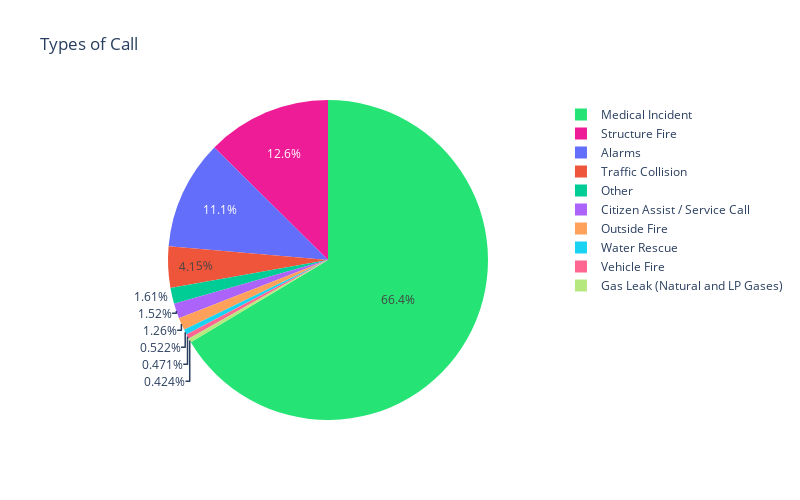

The code cell stored with this chart in its notebook:
### Code cell
pie_visual = go.Pie(labels=call, values=incident_count, marker=dict(colors=['#25e475', '#ee1c96',]))

layout = go.Layout(title='Types of Call', width=800, height=500)
fig = go.Figure(data=[pie_visual], layout=layout)
iplot(fig)

### Figure 1 — Plotly figure (JSON) as saved in the notebook; plotly's stock layout.template omitted (floating-point values rounded to 4 significant figures)
{"data": [{"labels": ["Medical Incident", "Structure Fire", "Alarms", "Traffic Collision", "Other", "Citizen Assist / Service Call", "Outside Fire", "Water Rescue", "Vehicle Fire", "Gas Leak (Natural and LP Gases)"], "marker": {"colors": ["#25e475", "#ee1c96"]}, "type": "pie", "values": [3596332, 681179, 599263, 224909, 87468, 82173, 68491, 28253, 25512, 22961]}], "layout": {"height": 500, "title": {"text": "Types of Call"}, "width": 800}}
